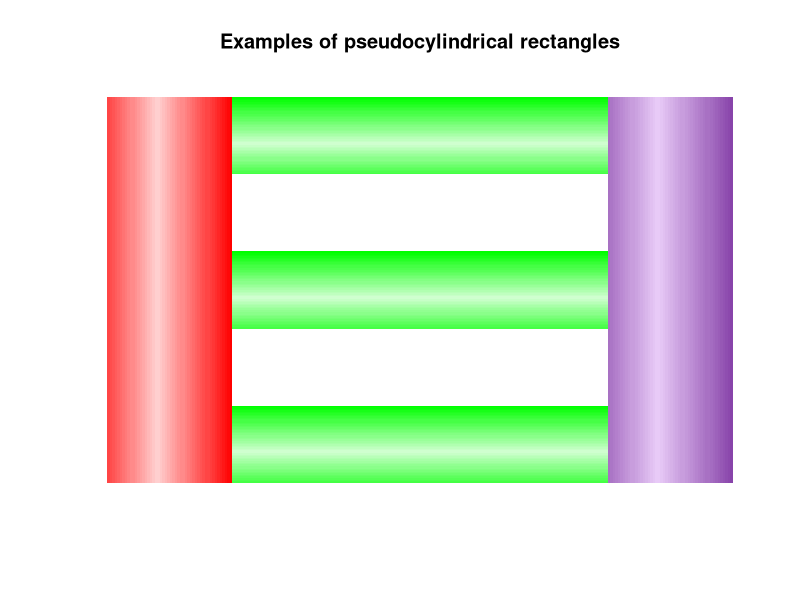

Here is the R script that generated this plot:
library(plotrix)


### Name: cylindrect
### Title: Display an apparent cylinder
### Aliases: cylindrect
### Keywords: misc

### ** Examples

 plot(0,xlim=c(0,5),ylim=c(0,5),main="Examples of pseudocylindrical rectangles",
  xlab="",ylab="",axes=FALSE,type="n")
 cylindrect(0,0,1,5,"red")
 cylindrect(rep(1,3),c(0,2,4),rep(4,3),c(1,3,5),"green",gradient="y")
 cylindrect(4,0,5,5,"#8844aa")
